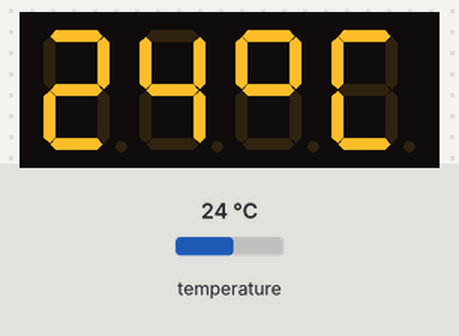
Bench run of a sketch on a simulated ESP32. Parts: 4-digit seven-segment display. The test bench sets the inputs (shaded band); at power-on: temperature 24 °C. WiFi joins after 1.5 s; servers stay silent unless stated; uploads are accepted with an empty reply; not simulated (calls return 0 or success): secrets.h; what the sketch prints to the serial monitor is not drawn.

Above: at 2.9 s.
3.0 s: temperature set to 12 °C
At 14.4 s:
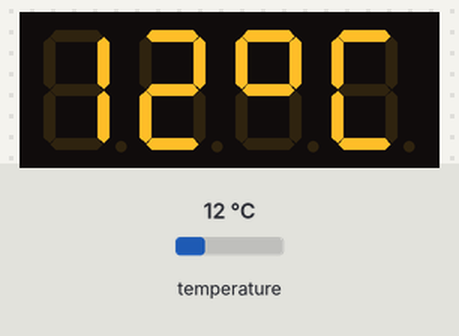
14.8 s: temperature set to 19 °C
At 25.0 s:
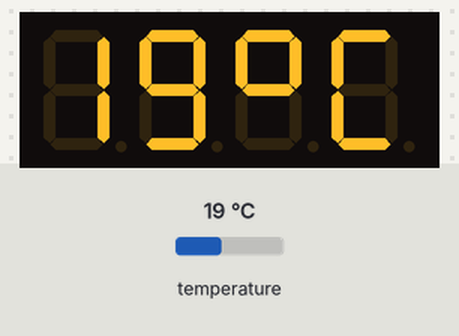
25.8 s: temperature set to 28 °C
At 35.6 s:
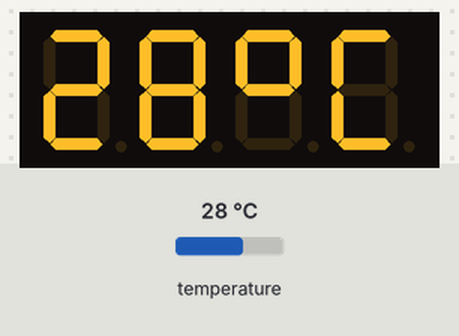
Timing chart, 0 to 37.1 s (numbered marks = the images above; inputs shaded):
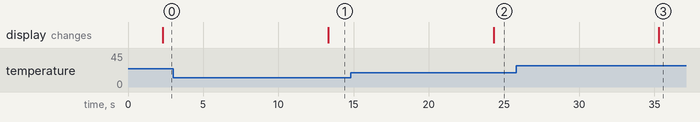

The sketch:

tempDisplay.ino
```cpp
#include <WiFi.h>
#include <HTTPClient.h>
#include <OneWire.h>
#include <DallasTemperature.h>
#include <TM1637Display.h>
#include "secrets.h"

// Utilize as constantes definidas no secrets.h
const char* ssid = SECRET_SSID;
const char* password = SECRET_PASS;
const char* serverName = SECRET_SERVER;

// --- Pinos do Sensor DS18B20 ---
const int oneWireBus = 4;
OneWire oneWire(oneWireBus);
DallasTemperature sensors(&oneWire);

// --- Pinos do Display TM1637 ---
const int CLK = 22;
const int DIO = 23;
TM1637Display display(CLK, DIO);

// Símbolos de Grau (°) e letra 'C'
const uint8_t celsius[] = {
  SEG_A | SEG_B | SEG_F | SEG_G,
  SEG_A | SEG_D | SEG_E | SEG_F
};

void setup() {
  Serial.begin(115200);

  // Inicia o sensor e o display
  sensors.begin();
  display.setBrightness(0x0f);

  // Inicia a conexão Wi-Fi
  WiFi.begin(ssid, password);
  Serial.print("Conectando ao Wi-Fi");

  while (WiFi.status() != WL_CONNECTED) {
    delay(500);
    Serial.print(".");
  }

  Serial.println("\nConectado ao Wi-Fi com sucesso!");
  Serial.print("Endereço IP: ");
  Serial.println(WiFi.localIP());
}

void loop() {
  // 1. Leitura do Sensor
  sensors.requestTemperatures();
  float tempC = sensors.getTempCByIndex(0);

  // 2. Atualização do Display TM1637
  int tempInteira = round(tempC);
  display.showNumberDec(tempInteira, false, 2, 0);
  display.setSegments(celsius, 2, 2);

  // 3. Envio dos Dados via JSON (HTTP POST)
  if (WiFi.status() == WL_CONNECTED) {
    HTTPClient http;

    http.begin(serverName);
    http.addHeader("Content-Type", "application/json");

    // Monta o JSON: {"temperatura": 24.50}
    String jsonPayload = "{\"temperatura\":" + String(tempC, 2) + "}";

    // Dispara a requisição POST
    int httpResponseCode = http.POST(jsonPayload);

    if (httpResponseCode > 0) {
      Serial.print("JSON enviado! Código de resposta HTTP: ");
      Serial.println(httpResponseCode);
    } else {
      Serial.print("Erro ao enviar POST. Código: ");
      Serial.println(httpResponseCode);
    }

    http.end(); // Libera os recursos da conexão
  } else {
    Serial.println("Erro: Wi-Fi desconectado.");
  }

  // Intervalo de envio (ajustado para 10 segundos para não sobrecarregar o servidor)
  delay(10000);
}
```

Measured:
- after the input at 3.0 s, the display: changes after 10.3 s (image 1)
- after the input at 14.8 s, the display: changes after 9.5 s (image 2)
- after the input at 25.8 s, the display: changes after 9.5 s (image 3)
